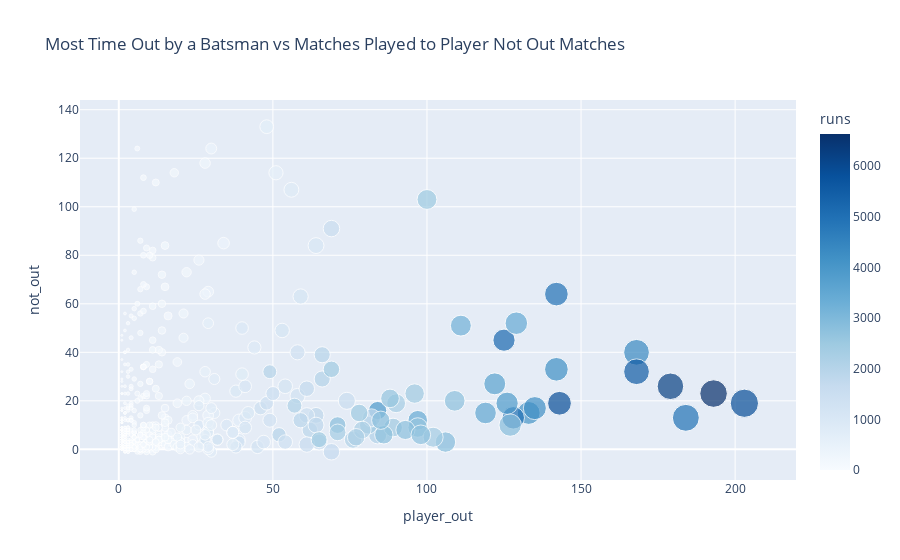

Here is the notebook cell this chart was saved with:
### Code cell
# Calculate the ratio of matches to player_out
final_df['not_out'] = final_df['matches'] - final_df['player_out']

# Create the scatter plot to see the Most Time Out by a Batsman
fig = px.scatter(final_df, x='player_out', y='not_out', color='runs',
                 size='player_out', hover_name=final_df.index, 
                 title='Most Time Out by a Batsman vs Matches Played to Player Not Out Matches')
fig.update_layout(coloraxis=dict(colorscale='blues'))

# Show the plot
fig.show()

### Figure 1 — Plotly figure (JSON) as saved in the notebook; plotly's stock layout.template omitted (floating-point values rounded to 4 significant figures; data arrays with more than 128 entries replaced by an {"elided": "..."} marker saying what was removed)
{"data": [{"hovertemplate": "<b>%{hovertext}</b><br><br>player_out=%{marker.size}<br>not_out=%{y}<br>runs=%{marker.color}<extra></extra>", "hovertext": {"elided": "656 str values"}, "legendgroup": "", "marker": {"color": {"elided": "656 int values"}, "coloraxis": "coloraxis", "size": {"elided": "656 int values"}, "sizemode": "area", "sizeref": 0.5075, "symbol": "circle"}, "mode": "markers", "name": "", "orientation": "v", "showlegend": false, "type": "scatter", "x": {"elided": "656 int values"}, "xaxis": "x", "y": {"elided": "656 int values"}, "yaxis": "y"}], "layout": {"coloraxis": {"colorbar": {"title": {"text": "runs"}}, "colorscale": [[0, "rgb(247,251,255)"], [0.125, "rgb(222,235,247)"], [0.25, "rgb(198,219,239)"], [0.375, "rgb(158,202,225)"], [0.5, "rgb(107,174,214)"], [0.625, "rgb(66,146,198)"], [0.75, "rgb(33,113,181)"], [0.875, "rgb(8,81,156)"], [1, "rgb(8,48,107)"]]}, "legend": {"itemsizing": "constant", "tracegroupgap": 0}, "title": {"text": "Most Time Out by a Batsman vs Matches Played to Player Not Out Matches"}, "xaxis": {"anchor": "y", "domain": [0, 1], "title": {"text": "player_out"}}, "yaxis": {"anchor": "x", "domain": [0, 1], "title": {"text": "not_out"}}}}
